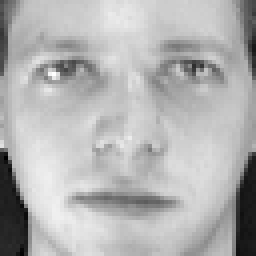
#> input picture input_data_sets/set1/image-0.png, 64 x 64 px, found by its file name (shown 4 times larger); its folder holds 3 pictures in this run; the run also reads 1 picture not shown here
$ python task_2.py input_data_sets/set1
#> lines starting #> are read from the running program, lines starting #| are printed output that depends on the picture
### services/color_moments.py


import cv2
import numpy as np


def skewness(sub_image, means):
    channel_length = len(means)
    pixel_len, pixel_col, _ = sub_image.shape
    pixels_count = pixel_len * pixel_col
    skews = list()
    for i in range(0, channel_length):
        mean = means[i][0]
        all_values = list()
        for row in range(0, pixel_len):
            for col in range(0, pixel_col):
                all_values.append(sub_image[row][col][i])
        total = 0
        for val in all_values:
            total = total + (val - mean) * (val - mean) * (val - mean)
        skew = [(round(total)/pixels_count) ** (1. /3)]
        skews.append(skew)
    return skews


class ColorMomentsGenerator:
    def __init__(self, image_path, sub_image_args=None):
        self.image = cv2.imread(image_path)
        self.sub_image_args = sub_image_args or (8, 8)
        self.cell_row_size = self.sub_image_args[0]
        self.cell_column_size = self.sub_image_args[1]

    def get_color_moments(self):
        if self.image is None:
            return
        stats = np.array([])
        pixels_row_length, pixels_column_length, _ = self.image.shape
        for row in range(0, pixels_row_length, self.cell_row_size):
            for col in range(0, pixels_column_length, self.cell_column_size):
                sub_image = np.array(self.image[row:row + self.cell_row_size, col:col + self.cell_column_size, :], dtype='uint8')
                means, stds = cv2.meanStdDev(sub_image)
                skews = skewness(sub_image, means)
                stat = np.concatenate([means, stds, skews]).flatten()
                stats = np.concatenate([stats, stat]).flatten()

        return stats

### services/elbp.py

from skimage.feature import local_binary_pattern
from scipy import stats


class ELBPGenerator:
    def __init__(self, image, num_circular_points=None, radius=None, method=None):
        self.image = image
        self.num_circular_points = num_circular_points or 8
        self.radius = radius or 2
        self.method = method or 'uniform'

    def get_elbp_features(self):
        img = self.image
        some_grayscale_image = img.convert('L')
        lbp_image = local_binary_pattern(some_grayscale_image, self.num_circular_points, self.radius, method=self.method)
        histogram = list(stats.itemfreq(lbp_image).flatten())

        return histogram

### task_2.py
import os
import sys

from collections import defaultdict
from services.hog import HogGenerator
from services.elbp import ELBPGenerator
from services.color_moments import ColorMomentsGenerator
from skimage.io import imread
from PIL import Image
import numpy as np
import pickle

final_features_data = defaultdict(dict)


def get_hog_features(list_of_image_paths):
    """
        HOG Features
    """
    hog_outputs_by_file_path = dict()
    for image_path in list_of_image_paths:
        if ".png" not in image_path:
            continue
        img = imread(image_path)
        hog_outputs_by_file_path[image_path] = pickle.dumps(HogGenerator(image=img).hog())

    return {'hog': hog_outputs_by_file_path}


def get_elbp_features(list_of_image_paths):
    """
        ELBP Features
    """
    elbp_outputs_by_file_path = dict()
    for image_path in list_of_image_paths:
        if not ".png" in image_path:
            continue
        img = imread(image_path)
        image = Image.fromarray(np.uint8(img), 'L')
        # print("Image: {} ------- value: {}".format(image, ELBPGenerator(image=image).get_elbp_features()))
        elbp_outputs_by_file_path[image_path] = pickle.dumps(ELBPGenerator(image=image).get_elbp_features())

    return {'elbp': elbp_outputs_by_file_path}


def get_color_moment_features(list_of_image_paths):
    """
        Color Moment Features
    """
    color_moment_outputs_by_file_path = dict()
    for image_path in list_of_image_paths:
        color_moment_outputs_by_file_path[image_path] = pickle.dumps(ColorMomentsGenerator(image_path).get_color_moments())
#> this loop made 3 passes
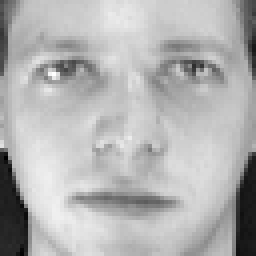
#> input picture input_data_sets/set1/image-0.png, 64 x 64 px, found by its file name (shown 4 times larger)
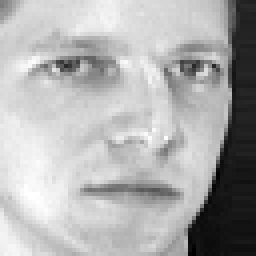
#> input picture input_data_sets/set1/image-1.png, 64 x 64 px, found by its file name (shown 4 times larger)
#> pass 3, in __init__ (call 3), `self.image = cv2.imread(image_path)`:
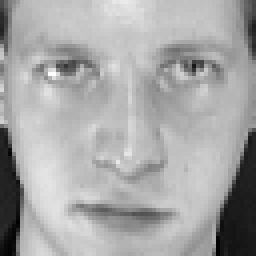
#> self.image: shape (64, 64, 3) (shown 4 times larger); min 0, max 255, mean 166.8

    return {'cm': color_moment_outputs_by_file_path}


def extract_all_features_for_all_images(root_path):
    input_data_sets_dir_name = root_path + '/CSE-515/input_data_sets'
    input_sets = [set_name for set_name in os.listdir(input_data_sets_dir_name) if os.path.isdir(input_data_sets_dir_name + '/' + set_name)]

    for set_name in input_sets:
        list_of_image_paths_by_set = list()
        for file_name in os.listdir(input_data_sets_dir_name + '/' + set_name):
            list_of_image_paths_by_set.append(input_data_sets_dir_name + '/' + set_name + '/' + file_name)
        final_features_data[set_name].update(get_color_moment_features(list_of_image_paths_by_set))
        final_features_data[set_name].update(get_elbp_features(list_of_image_paths_by_set))
        final_features_data[set_name].update(get_hog_features(list_of_image_paths_by_set))

    features_storage_path = root_path + '/CSE-515/feature_stores/' + 'features_by_set.txt'

    with open(features_storage_path, 'w') as f:
        f.write(str(dict(final_features_data)))


root_path = sys.argv[1]

#> (the run stopped early here; a loop or call above may not have finished)
